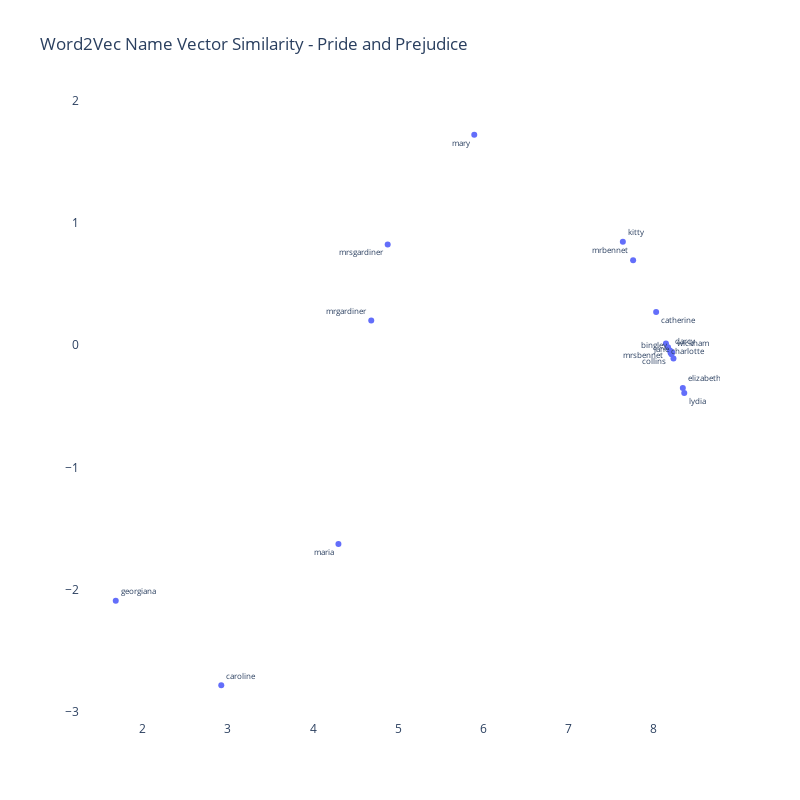

Source (notebook cell):
### Markdown cell above
#### Plot flattened embeddings for Pride and Prejudice

### Code cell
character_list_PP = [x.lower() for x in character_list_PP]

df_PP = w2v_df_PP[w2v_df_PP['label'].isin(character_list_PP)]


text_pos_PP = [x for x in np.random.choice(['top left', 
                                         'bottom left',
                                         'top right',
                                         'bottom right'], 
                                          len(df_PP),
                                          p=[.2,.3,.3,.2])]


trace_PP = go.Scatter(x=df_PP['x'],
                   y=df_PP['y'],
                   mode='markers+text', 
                   textposition=text_pos_PP,
                   text=df_PP['label'],
                   textfont=dict(size=8),
                   hoverinfo='text')



fig = go.Figure([trace_PP])

fig.update_layout(go.Layout(
    title='Word2Vec Name Vector Similarity - Pride and Prejudice',
    ),
    hovermode='closest',
    plot_bgcolor='white',
    paper_bgcolor='white',
    width=800,
    height=800
)

### Figure 1 — Plotly figure (JSON) as saved in the notebook; plotly's stock layout.template omitted (floating-point values rounded to 4 significant figures)
{"data": [{"hoverinfo": "text", "mode": "markers+text", "text": ["mrbennet", "bingley", "elizabeth", "jane", "lydia", "mrsbennet", "kitty", "mary", "darcy", "catherine", "maria", "charlotte", "caroline", "collins", "wickham", "georgiana", "mrgardiner", "mrsgardiner"], "textfont": {"size": 8}, "textposition": ["top left", "top left", "top right", "top left", "bottom right", "bottom left", "top right", "bottom left", "top right", "bottom right", "bottom left", "bottom right", "top right", "bottom left", "top right", "top right", "top left", "bottom left"], "type": "scatter", "x": [7.756, 8.206, 8.339, 8.229, 8.356, 8.165, 7.635, 5.892, 8.188, 8.026, 4.298, 8.141, 2.923, 8.195, 8.213, 1.685, 4.683, 4.876], "y": [0.6957, -0.07387, -0.3497, -0.1073, -0.3913, -0.01665, 0.8466, 1.722, -0.04258, 0.273, -1.625, 0.01409, -2.781, -0.06182, -0.05742, -2.09, 0.2031, 0.8238]}], "layout": {"height": 800, "hovermode": "closest", "paper_bgcolor": "white", "plot_bgcolor": "white", "title": {"text": "Word2Vec Name Vector Similarity - Pride and Prejudice"}, "width": 800}}
